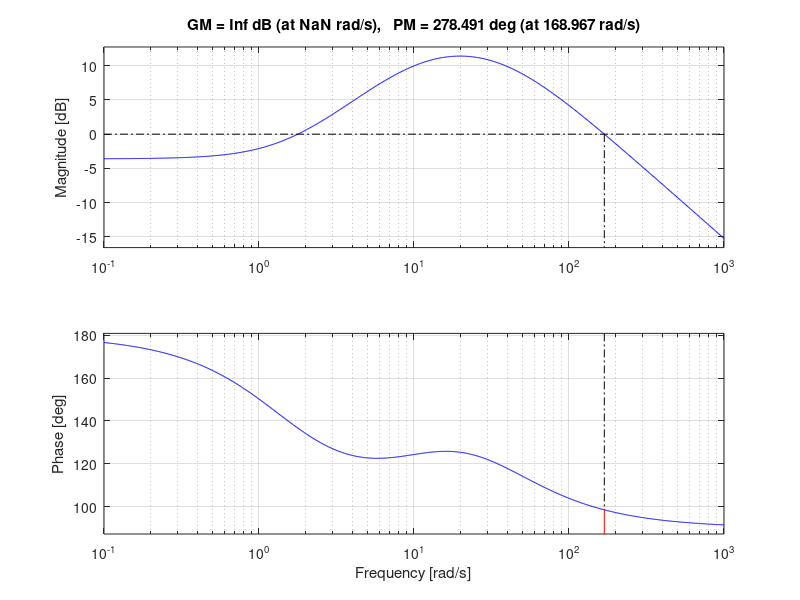

MATLAB code for this plot: (Note: this script raises an error after producing the figure.)
% Define your transfer function G(s) = num(s)/den(s)
num = [-173 264]; 
den = [1 24 -400];          % example: s^2 + 4 s + 8
G = tf(num,den);

[GM, PM, Wcg, Wcp] = margin(G);     % GM (abs), PM (deg), Wcg/Wcp (rad/s)
margin(G)                           % plots Bode with margins marked

% If there are multiple crossings (e.g., nonminimum-phase), use:
am = allmargin(G);                  % returns ALL gain/phase margins
